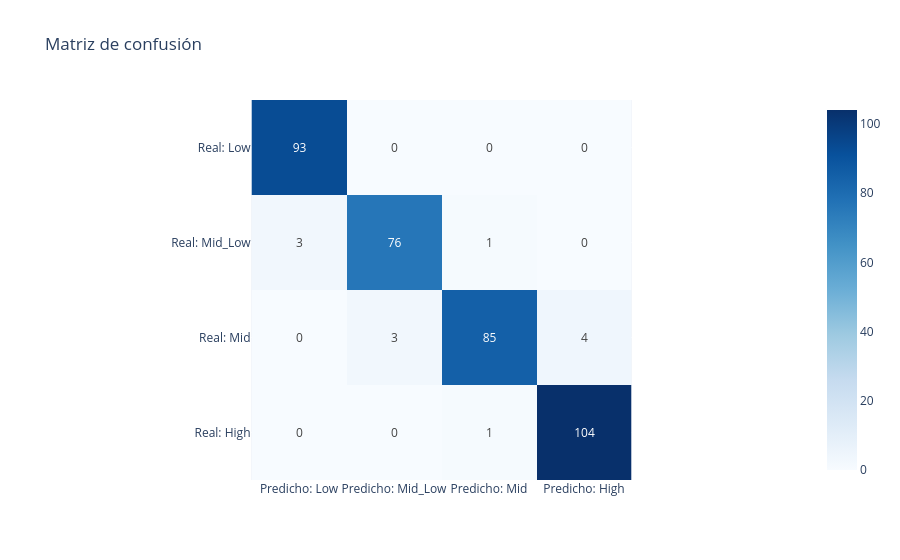

Notebook cell for this chart:
### Markdown cell above
## Matriz de confusión

### Code cell
from sklearn.metrics import confusion_matrix

clases = ['Low', 'Mid_Low', 'Mid', 'High']
y_pred = modelo.predict(X_test_sel)

cm = pd.DataFrame(
    confusion_matrix(y_test, y_pred, labels=clases),
    index=[f'Real: {c}' for c in clases],
    columns=[f'Predicho: {c}' for c in clases]
)

fig = px.imshow(
    cm,
    text_auto=True,
    color_continuous_scale='Blues',
    title='Matriz de confusión'
)
fig.show()
cm

### Figure 1 — Plotly figure (JSON) as saved in the notebook; plotly's stock layout.template omitted (floating-point values rounded to 4 significant figures)
{"data": [{"coloraxis": "coloraxis", "hovertemplate": "x: %{x}<br>y: %{y}<br>color: %{z}<extra></extra>", "name": "0", "texttemplate": "%{z}", "type": "heatmap", "x": ["Predicho: Low", "Predicho: Mid_Low", "Predicho: Mid", "Predicho: High"], "xaxis": "x", "y": ["Real: Low", "Real: Mid_Low", "Real: Mid", "Real: High"], "yaxis": "y", "z": [[93, 0, 0, 0], [3, 76, 1, 0], [0, 3, 85, 4], [0, 0, 1, 104]]}], "layout": {"coloraxis": {"autocolorscale": false, "colorscale": [[0.0, "rgb(247,251,255)"], [0.125, "rgb(222,235,247)"], [0.25, "rgb(198,219,239)"], [0.375, "rgb(158,202,225)"], [0.5, "rgb(107,174,214)"], [0.625, "rgb(66,146,198)"], [0.75, "rgb(33,113,181)"], [0.875, "rgb(8,81,156)"], [1.0, "rgb(8,48,107)"]]}, "title": {"text": "Matriz de confusión"}, "xaxis": {"anchor": "y", "constrain": "domain", "domain": [0.0, 1.0], "scaleanchor": "y"}, "yaxis": {"anchor": "x", "autorange": "reversed", "constrain": "domain", "domain": [0.0, 1.0]}}}
